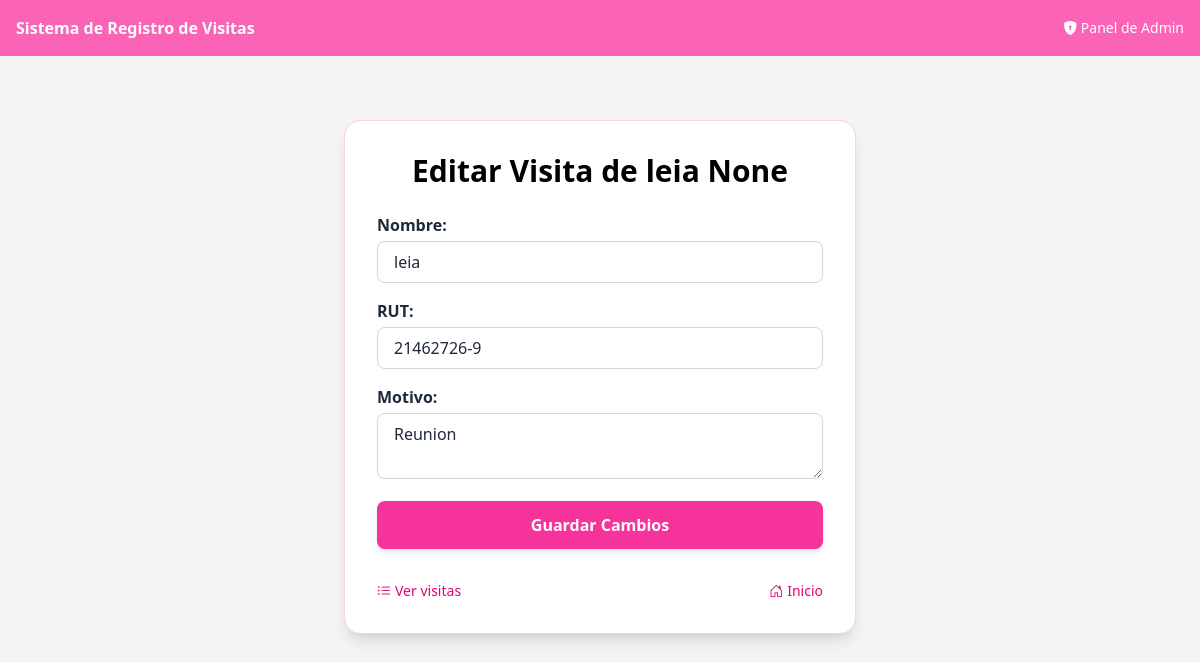
Screenshot of /editar/1/ with the database file from the repository.
### visitas/models.py (models this page shows, shortened)
class Visita(models.Model):
    nombre = models.CharField(max_length=20)#Nombre del visitante
    apellido = models.CharField(max_length=35, blank=True, null=True)#Apellido del visitante
    rut = models.CharField(max_length=12)#RUT del visitante (identificacion chilena)
    motivo = models.TextField()#Motivo de la visita
    hora_entrada = models.DateTimeField(auto_now_add=True)#Hora de entrada que se guarda automáticamente al crear el registro
    hora_salida = models.DateTimeField(null=True, blank=True)#Hora de salida
    fecha = models.DateField(default=timezone.now)#Fecha de la visita automaticamente al crear el registro
    estado = models.CharField(
        max_length=20,
        choices=[('EN_CURSO', 'En curso'), ('FINALIZADA', 'Finalizada')],
        default='EN_CURSO'
    )
    registrado_por = models.ForeignKey(User, on_delete=models.CASCADE, null=True, blank=True)

### visitas/views.py (the view)
# urls.py: path('editar/<int:pk>/', views.editar_visita, name='editar_visita'), # Para editar
def editar_visita(request, pk):
    visita = get_object_or_404(Visita, pk=pk)
    if request.method == 'POST':
        form = VisitaForm(request.POST, instance=visita)
        if form.is_valid():
            form.save() # Guarda los cambios en la base de datos
            messages.success(request, f"Visita de {visita.nombre} actualizada correctamente.")
            return redirect('visitas:listar_visitas')
    else:
        form = VisitaForm(instance=visita)
    return render(request, 'visitas/editar.html', {
        'form': form,
        'visita': visita # Le pasamos la visita para mostrar el título
    })

### visitas/forms.py (shortened to what this page needs)
class VisitaForm(forms.ModelForm):
    class Meta:
        model = Visita
        fields = ['nombre', 'rut', 'motivo']

### visitas/templates/visitas/editar.html (shortened to what this page needs)
{% extends 'visitas/base.html' %}
{% block content %}
<div class="max-w-lg mx-auto mt-12 p-8 bg-white rounded-2xl shadow-lg border border-pink-200">
  <h1 class="text-3xl font-bold mb-6 text-center text-black">Editar Visita de {{ visita.nombre }} {{ visita.apellido }}</h1>
  <form method="post" class="space-y-4">
    <div>
      <label for="id_nombre" class="block mb-1 font-semibold">Nombre:</label>
      <input type="text" name="nombre" id="id_nombre"
              class="w-full px-4 py-2 border border-gray-300 rounded-lg focus:border-pink-500 focus:ring-2 focus:ring-pink-200"
              value="{{ form.nombre.value|default_if_none:'' }}">
    </div>
    <div>
      <label for="id_rut" class="block mb-1 font-semibold">RUT:</label>
      <input type="text" name="rut" id="id_rut"
             class="w-full px-4 py-2 border border-gray-300 rounded-lg focus:border-pink-500 focus:ring-2 focus:ring-pink-200"
             placeholder="12345678-9"
             value="{{ form.rut.value|default_if_none:'' }}">
    </div>
    <div>
      <label for="id_motivo" class="block mb-1 font-semibold">Motivo:</label>
      <textarea name="motivo" id="id_motivo"
                class="w-full px-4 py-2 border border-gray-300 rounded-lg focus:border-pink-500 focus:ring-2 focus:ring-pink-200"
                placeholder="Ej: Reunión con el equipo de ventas">{{ form.motivo.value|default_if_none:'' }}</textarea>
    </div>
    <button type="submit"
            class="w-full px-4 py-3 bg-pink-500 text-white font-semibold rounded-lg shadow-md hover:bg-pink-600 transition">
      Guardar Cambios
    </button>
  </form>
  <div class="mt-8 flex justify-between text-sm text-pink-600">
    <a href="{% url 'visitas:listar_visitas' %}" class="hover:underline flex items-center gap-1">
      <i class="bi bi-list-ul"></i> Ver visitas
    </a>
    <a href="{% url 'visitas:inicio' %}" class="hover:underline flex items-center gap-1">
      <i class="bi bi-house-door"></i> Inicio
    </a>
  </div>
</div>
{% endblock %}

### rows the page displays
Visita: nombre "leia", apellido "None", rut "21462726-9", motivo "Reunion"
